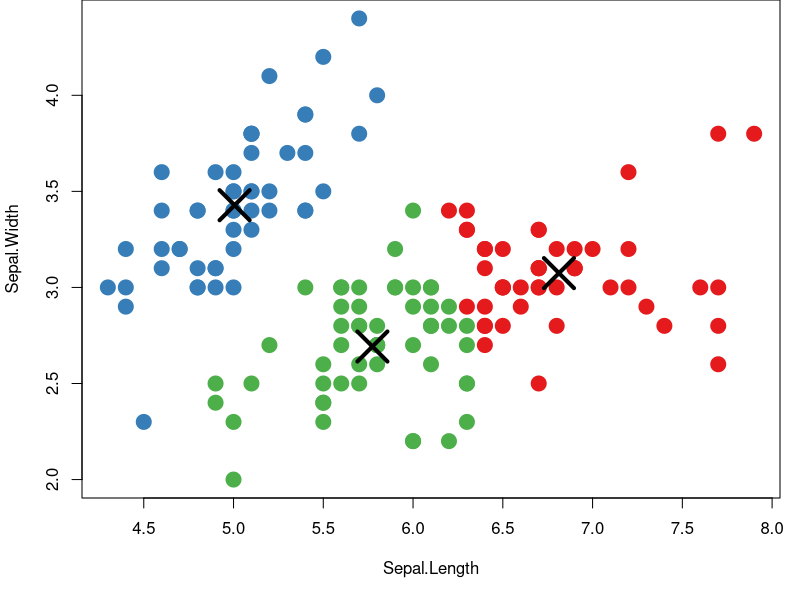

Generate this figure with R:
## ---- chunk 1
knitr::opts_chunk$set(echo = FALSE)
## ---- chunk 2
summary(iris)
## ---- chunk 3
library(dplyr)
## ---- chunk 4
iris %>% select(Sepal.Length, Sepal.Width) %>% #use the first two attribute by default
    kmeans(centers=3) ->        # do k-means clustering with 3 centers by default
    km                          # store result as `km`
## ---- chunk 5
table(km$cluster, iris$Species)
## ---- chunk 6
 palette(c("#E41A1C", "#377EB8", "#4DAF4A", "#984EA3",
                      "#FF7F00", "#FFFF33", "#A65628", "#F781BF", "#999999"))
            
            par(mar = c(5.1, 4.1, 0, 1))
            
            plot(iris %>% select(Sepal.Length, Sepal.Width),
                 col = km$cluster,
                 pch = 20, cex = 3)
            points(km$centers, pch = 4, cex = 4, lwd = 4)
